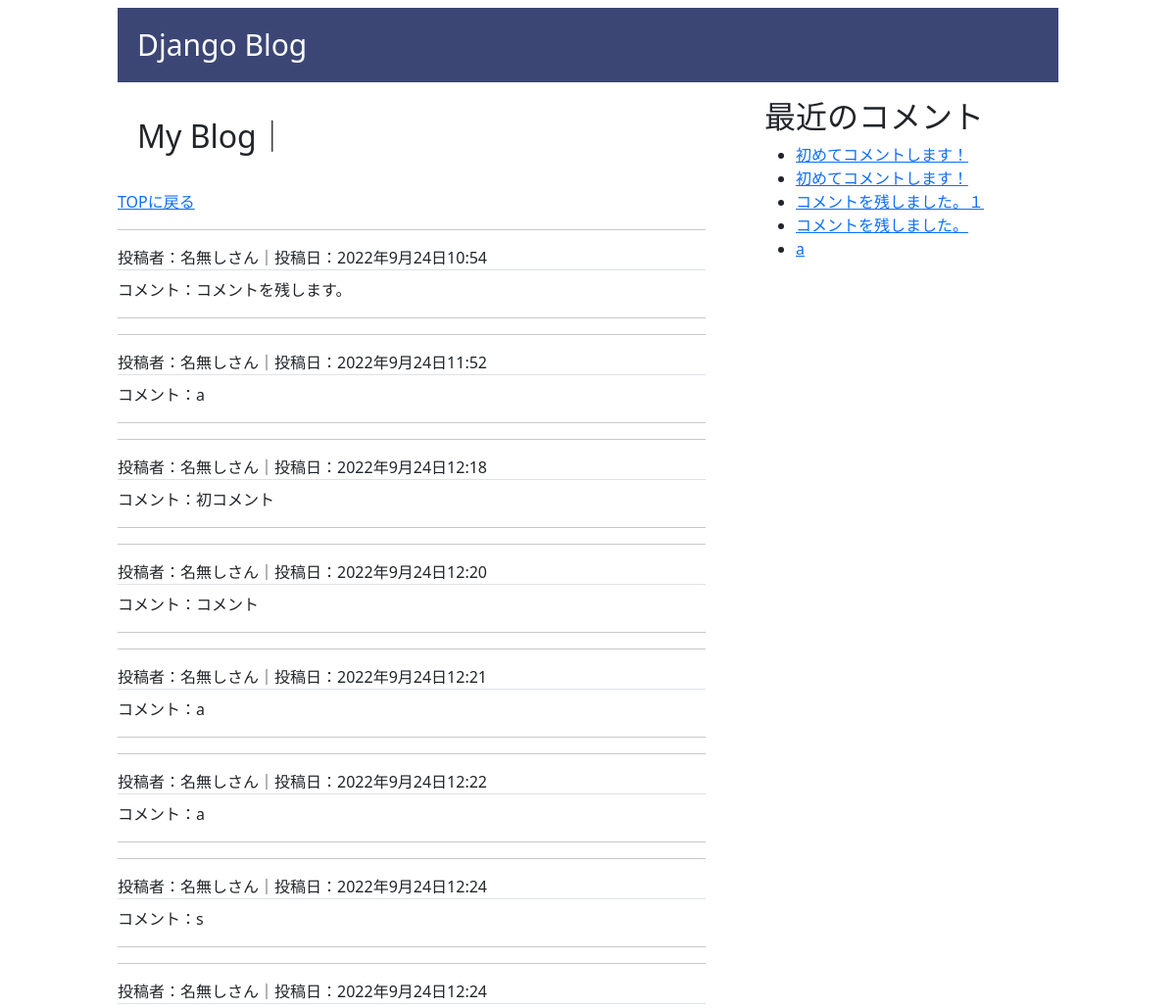
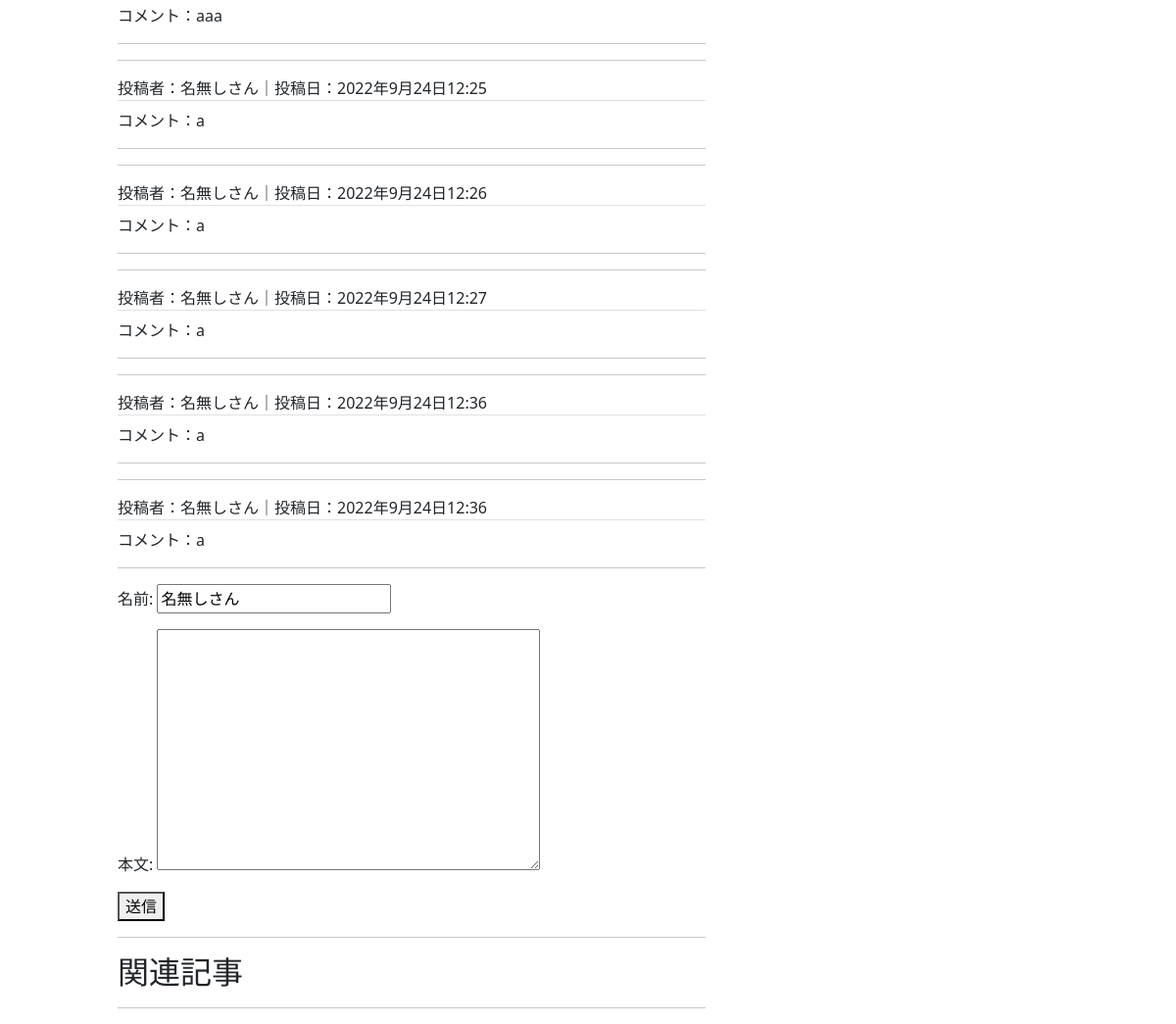
/detail/16/, run on an earlier commit of the app's database (2 pictures, top to bottom).
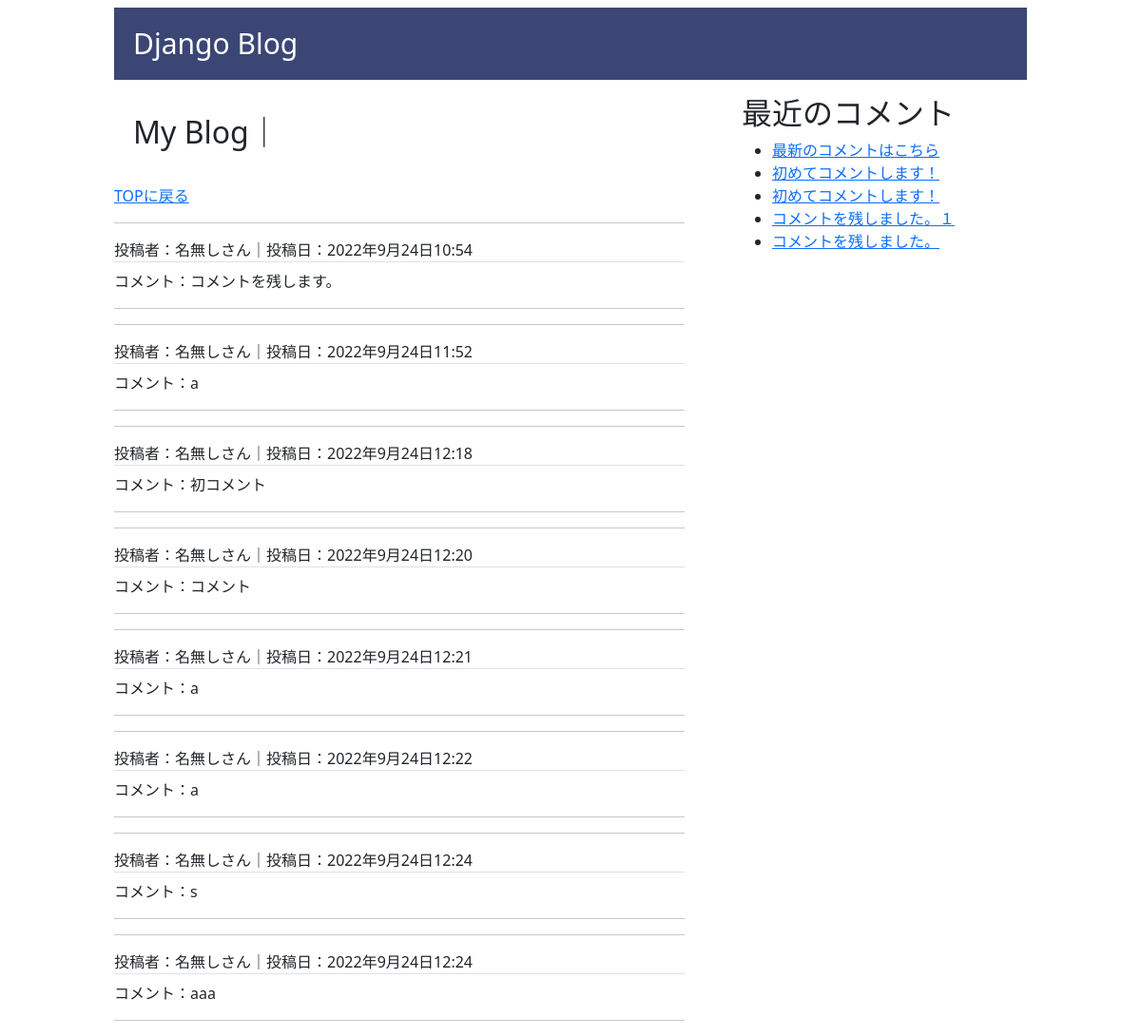
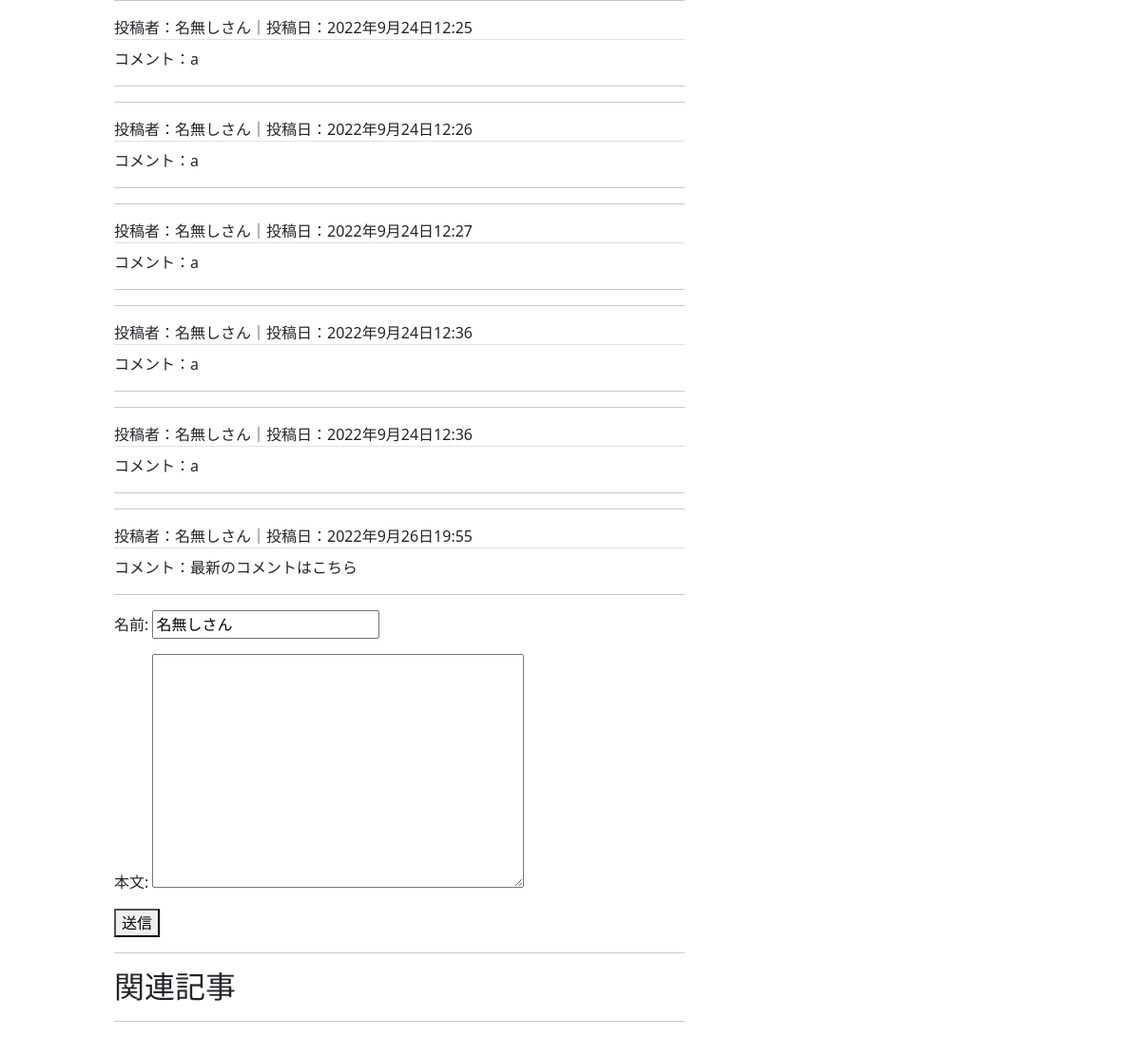
And on a later commit of the database (2 pictures, top to bottom).
### blog/models.py (models this page shows)
class Comment(models.Model):
    name = models.CharField('名前', max_length=255, default='名無しさん')
    text = models.TextField('本文')
    target = models.ForeignKey(BlogModel, on_delete=models.CASCADE, verbose_name='対象記事')
    created_at = models.DateTimeField('作成日', default=timezone.now)
    def __str__(self):
        return self.text[:20]

### blog/views.py (the view)
# urls.py: path('detail/<int:pk>/', views.detail, name='detail'),
def detail(request, pk):
    content = get_object_or_404(BlogModel, pk=pk)
    comments = Comment.objects.filter(target=pk)
    relation_post = BlogModel.objects.filter(relation_posts=pk)
    form = CommentCreateForm(request.POST or None)
    if form.is_valid():
        comment = form.save(commit=False)
        comment.target = content
        comment.save()
        return redirect('index')
    context = {
        'contents': content,
        'form': form,
        'comments': comments,
        'relation_post': relation_post,
    }
    return render(request, 'blog/detail.html', context)

### blog/forms.py
class CommentCreateForm(forms.ModelForm):
    class Meta:
        model = Comment
        exclude = ('target', 'created_at')

### blog/context_processors.py (called while the page is built)
def common(request):
    context = {
        'comment_list': Comment.objects.order_by("-created_at")[:5]
    }
    return context

### templates/blog/detail.html (shortened to what this page needs)
{% extends 'blog/base.html' %}
{% load static %}
{% block content %}
<h2 class="detail">{% block title %}My Blog｜{{ content.title }}{% endblock %}</h2>
<p>
  <a href="/">TOPに戻る</a>
</p>
{% for comment in comments %}
<hr>
<div class="border-bottom">投稿者：{{comment.name}}｜投稿日：{{ comment.created_at }}</div>
<div class="mt-2">コメント：{{ comment.text }}</div>
<hr>
{% empty %}
<hr>
コメントがありません。
<hr>
{% endfor %}
<form action="" method="POST">
  {{ form.as_p }}
  <button type="submit">送信</button>
</form>
<hr>
<h2 class="title">関連記事</h2>
<hr>
{% endblock %}

### templates/blog/base.html (shortened to what this page needs)
{% load static %}
<!DOCTYPE html>
<html lang="ja">
  <head>
    <link href="https://cdn.jsdelivr.net/npm/bootstrap@5.0.2/dist/css/bootstrap.min.css" rel="stylesheet" />
    <link rel="stylesheet" href="{% static 'css/style.css' %}">
  </head>
  <body>
    <header>
      <h1><a href="/">Django Blog</a></h1>
    </header>
    <main>
      {% block content %}
      {% endblock %}
    </main>
    <aside>
      <h2>最近のコメント</h2>
      <ul>
        {% for comment in comment_list %}
            <li><a href="{% url 'detail' pk=comment.target.pk %}">{{ comment }}</a></li>
        {% endfor %}
    </ul>
    </aside>
  </body>
</html>

What changed in the data, as far as the page shows it:
no longer on one of the page's lists (row unchanged): Comment: text "a"
added Comment: name "名無しさん", created_at "2022年9月26日19:55", text "最新のコメントはこちら"
